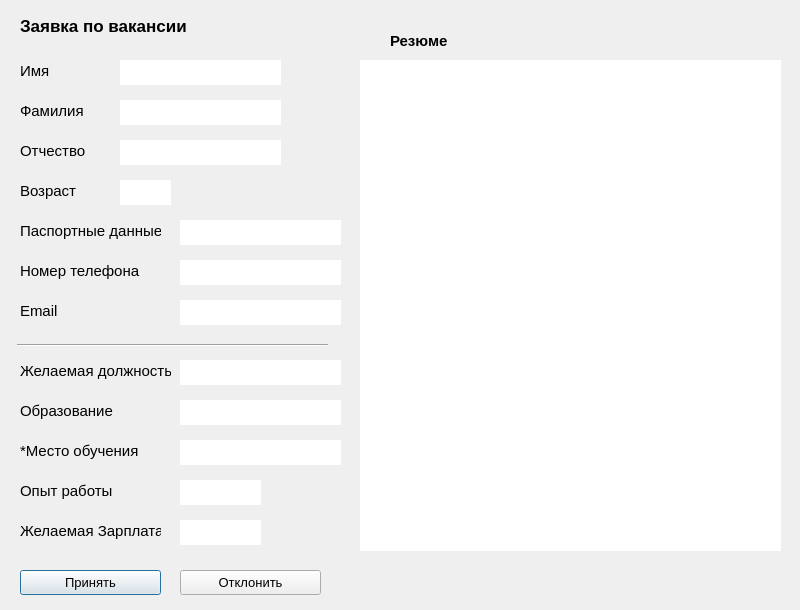
<?xml version="1.0" encoding="UTF-8"?>
<ui version="4.0">
 <class>check_vac_dialog</class>
 <widget class="QDialog" name="check_vac_dialog">
  <property name="geometry">
   <rect>
    <x>0</x>
    <y>0</y>
    <width>800</width>
    <height>610</height>
   </rect>
  </property>
  <property name="font">
   <font>
    <family>Arial</family>
    <pointsize>10</pointsize>
   </font>
  </property>
  <property name="windowTitle">
   <string>Заявка по вакансии</string>
  </property>
  <widget class="QLabel" name="edu_place_label">
   <property name="geometry">
    <rect>
     <x>20</x>
     <y>440</y>
     <width>121</width>
     <height>21</height>
    </rect>
   </property>
   <property name="font">
    <font>
     <family>Arial</family>
     <pointsize>11</pointsize>
    </font>
   </property>
   <property name="text">
    <string>*Место обучения</string>
   </property>
  </widget>
  <widget class="QLabel" name="sal_label">
   <property name="geometry">
    <rect>
     <x>20</x>
     <y>520</y>
     <width>141</width>
     <height>21</height>
    </rect>
   </property>
   <property name="font">
    <font>
     <family>Arial</family>
     <pointsize>11</pointsize>
    </font>
   </property>
   <property name="text">
    <string>Желаемая Зарплата</string>
   </property>
  </widget>
  <widget class="QLabel" name="edu_label">
   <property name="geometry">
    <rect>
     <x>20</x>
     <y>400</y>
     <width>101</width>
     <height>21</height>
    </rect>
   </property>
   <property name="font">
    <font>
     <family>Arial</family>
     <pointsize>11</pointsize>
    </font>
   </property>
   <property name="text">
    <string>Образование</string>
   </property>
  </widget>
  <widget class="QLabel" name="s_name_label">
   <property name="geometry">
    <rect>
     <x>20</x>
     <y>100</y>
     <width>71</width>
     <height>21</height>
    </rect>
   </property>
   <property name="font">
    <font>
     <family>Arial</family>
     <pointsize>11</pointsize>
    </font>
   </property>
   <property name="text">
    <string>Фамилия</string>
   </property>
  </widget>
  <widget class="QLabel" name="pos_label">
   <property name="geometry">
    <rect>
     <x>20</x>
     <y>360</y>
     <width>151</width>
     <height>21</height>
    </rect>
   </property>
   <property name="font">
    <font>
     <family>Arial</family>
     <pointsize>11</pointsize>
    </font>
   </property>
   <property name="text">
    <string>Желаемая должность</string>
   </property>
  </widget>
  <widget class="Line" name="line">
   <property name="geometry">
    <rect>
     <x>17</x>
     <y>335</y>
     <width>311</width>
     <height>21</height>
    </rect>
   </property>
   <property name="orientation">
    <enum>Qt::Horizontal</enum>
   </property>
  </widget>
  <widget class="QLabel" name="resume_label">
   <property name="geometry">
    <rect>
     <x>390</x>
     <y>30</y>
     <width>71</width>
     <height>21</height>
    </rect>
   </property>
   <property name="font">
    <font>
     <family>Arial</family>
     <pointsize>11</pointsize>
     <weight>75</weight>
     <bold>true</bold>
    </font>
   </property>
   <property name="text">
    <string>Резюме</string>
   </property>
  </widget>
  <widget class="QPushButton" name="yes_pushButton">
   <property name="geometry">
    <rect>
     <x>20</x>
     <y>570</y>
     <width>141</width>
     <height>25</height>
    </rect>
   </property>
   <property name="font">
    <font>
     <family>Arial</family>
     <pointsize>10</pointsize>
    </font>
   </property>
   <property name="text">
    <string>Принять</string>
   </property>
  </widget>
  <widget class="QLabel" name="tel_label">
   <property name="geometry">
    <rect>
     <x>20</x>
     <y>260</y>
     <width>121</width>
     <height>21</height>
    </rect>
   </property>
   <property name="font">
    <font>
     <family>Arial</family>
     <pointsize>11</pointsize>
    </font>
   </property>
   <property name="text">
    <string>Номер телефона</string>
   </property>
  </widget>
  <widget class="QLabel" name="NAME_label">
   <property name="geometry">
    <rect>
     <x>20</x>
     <y>10</y>
     <width>171</width>
     <height>31</height>
    </rect>
   </property>
   <property name="font">
    <font>
     <family>Arial</family>
     <pointsize>13</pointsize>
     <weight>75</weight>
     <bold>true</bold>
    </font>
   </property>
   <property name="text">
    <string>Заявка по вакансии</string>
   </property>
  </widget>
  <widget class="QLabel" name="p_name_label">
   <property name="geometry">
    <rect>
     <x>20</x>
     <y>140</y>
     <width>71</width>
     <height>21</height>
    </rect>
   </property>
   <property name="font">
    <font>
     <family>Arial</family>
     <pointsize>11</pointsize>
    </font>
   </property>
   <property name="text">
    <string>Отчество</string>
   </property>
  </widget>
  <widget class="QLabel" name="email_label">
   <property name="geometry">
    <rect>
     <x>20</x>
     <y>300</y>
     <width>41</width>
     <height>21</height>
    </rect>
   </property>
   <property name="font">
    <font>
     <family>Arial</family>
     <pointsize>11</pointsize>
    </font>
   </property>
   <property name="text">
    <string>Email</string>
   </property>
  </widget>
  <widget class="QLabel" name="pasp_label">
   <property name="geometry">
    <rect>
     <x>20</x>
     <y>220</y>
     <width>141</width>
     <height>21</height>
    </rect>
   </property>
   <property name="font">
    <font>
     <family>Arial</family>
     <pointsize>11</pointsize>
    </font>
   </property>
   <property name="text">
    <string>Паспортные данные</string>
   </property>
  </widget>
  <widget class="QLabel" name="f_name_label">
   <property name="geometry">
    <rect>
     <x>20</x>
     <y>60</y>
     <width>41</width>
     <height>21</height>
    </rect>
   </property>
   <property name="font">
    <font>
     <family>Arial</family>
     <pointsize>11</pointsize>
    </font>
   </property>
   <property name="text">
    <string>Имя</string>
   </property>
  </widget>
  <widget class="QLabel" name="exp_label">
   <property name="geometry">
    <rect>
     <x>20</x>
     <y>480</y>
     <width>121</width>
     <height>21</height>
    </rect>
   </property>
   <property name="font">
    <font>
     <family>Arial</family>
     <pointsize>11</pointsize>
    </font>
   </property>
   <property name="text">
    <string>Опыт работы</string>
   </property>
  </widget>
  <widget class="QLabel" name="date_label">
   <property name="geometry">
    <rect>
     <x>20</x>
     <y>180</y>
     <width>61</width>
     <height>21</height>
    </rect>
   </property>
   <property name="font">
    <font>
     <family>Arial</family>
     <pointsize>11</pointsize>
    </font>
   </property>
   <property name="text">
    <string>Возраст</string>
   </property>
  </widget>
  <widget class="QTextBrowser" name="f_name_textBrowser">
   <property name="geometry">
    <rect>
     <x>120</x>
     <y>60</y>
     <width>161</width>
     <height>25</height>
    </rect>
   </property>
   <property name="frameShape">
    <enum>QFrame::NoFrame</enum>
   </property>
  </widget>
  <widget class="QTextBrowser" name="s_name_textBrowser">
   <property name="geometry">
    <rect>
     <x>120</x>
     <y>100</y>
     <width>161</width>
     <height>25</height>
    </rect>
   </property>
   <property name="frameShape">
    <enum>QFrame::NoFrame</enum>
   </property>
  </widget>
  <widget class="QTextBrowser" name="p_name_textBrowser">
   <property name="geometry">
    <rect>
     <x>120</x>
     <y>140</y>
     <width>161</width>
     <height>25</height>
    </rect>
   </property>
   <property name="frameShape">
    <enum>QFrame::NoFrame</enum>
   </property>
  </widget>
  <widget class="QTextBrowser" name="age_textBrowser">
   <property name="geometry">
    <rect>
     <x>120</x>
     <y>180</y>
     <width>51</width>
     <height>25</height>
    </rect>
   </property>
   <property name="frameShape">
    <enum>QFrame::NoFrame</enum>
   </property>
  </widget>
  <widget class="QTextBrowser" name="pasp_textBrowser">
   <property name="geometry">
    <rect>
     <x>180</x>
     <y>220</y>
     <width>161</width>
     <height>25</height>
    </rect>
   </property>
   <property name="frameShape">
    <enum>QFrame::NoFrame</enum>
   </property>
  </widget>
  <widget class="QTextBrowser" name="tel_textBrowser">
   <property name="geometry">
    <rect>
     <x>180</x>
     <y>260</y>
     <width>161</width>
     <height>25</height>
    </rect>
   </property>
   <property name="frameShape">
    <enum>QFrame::NoFrame</enum>
   </property>
  </widget>
  <widget class="QTextBrowser" name="email_textBrowser">
   <property name="geometry">
    <rect>
     <x>180</x>
     <y>300</y>
     <width>161</width>
     <height>25</height>
    </rect>
   </property>
   <property name="frameShape">
    <enum>QFrame::NoFrame</enum>
   </property>
  </widget>
  <widget class="QTextBrowser" name="pos_textBrowser">
   <property name="geometry">
    <rect>
     <x>180</x>
     <y>360</y>
     <width>161</width>
     <height>25</height>
    </rect>
   </property>
   <property name="frameShape">
    <enum>QFrame::NoFrame</enum>
   </property>
  </widget>
  <widget class="QTextBrowser" name="edu_textBrowser">
   <property name="geometry">
    <rect>
     <x>180</x>
     <y>400</y>
     <width>161</width>
     <height>25</height>
    </rect>
   </property>
   <property name="frameShape">
    <enum>QFrame::NoFrame</enum>
   </property>
  </widget>
  <widget class="QTextBrowser" name="edu_place__textBrowser">
   <property name="geometry">
    <rect>
     <x>180</x>
     <y>440</y>
     <width>161</width>
     <height>25</height>
    </rect>
   </property>
   <property name="frameShape">
    <enum>QFrame::NoFrame</enum>
   </property>
  </widget>
  <widget class="QTextBrowser" name="exp_textBrowser">
   <property name="geometry">
    <rect>
     <x>180</x>
     <y>480</y>
     <width>81</width>
     <height>25</height>
    </rect>
   </property>
   <property name="frameShape">
    <enum>QFrame::NoFrame</enum>
   </property>
  </widget>
  <widget class="QTextBrowser" name="sal_textBrowser">
   <property name="geometry">
    <rect>
     <x>180</x>
     <y>520</y>
     <width>81</width>
     <height>25</height>
    </rect>
   </property>
   <property name="frameShape">
    <enum>QFrame::NoFrame</enum>
   </property>
  </widget>
  <widget class="QPushButton" name="no_pushButton">
   <property name="geometry">
    <rect>
     <x>180</x>
     <y>570</y>
     <width>141</width>
     <height>25</height>
    </rect>
   </property>
   <property name="font">
    <font>
     <family>Arial</family>
     <pointsize>10</pointsize>
    </font>
   </property>
   <property name="text">
    <string>Отклонить</string>
   </property>
  </widget>
  <widget class="QTextBrowser" name="res_textBrowser">
   <property name="geometry">
    <rect>
     <x>360</x>
     <y>60</y>
     <width>421</width>
     <height>491</height>
    </rect>
   </property>
   <property name="frameShape">
    <enum>QFrame::NoFrame</enum>
   </property>
  </widget>
 </widget>
 <resources/>
 <connections/>
</ui>
